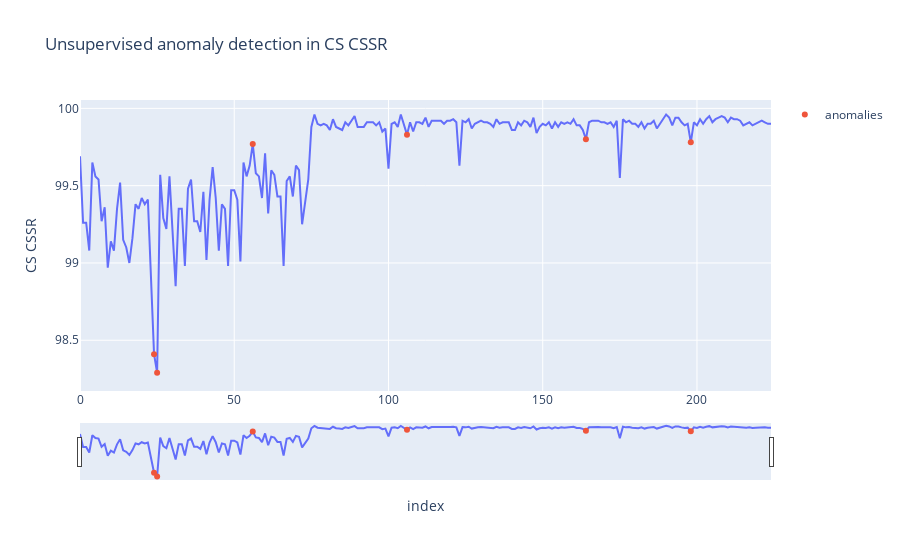

This figure's notebook cell:
### Code cell
fig = px.line(df, x='index', y='CS CSSR', title='Unsupervised anomaly detection in CS CSSR')
fig.add_trace(go.Scatter(x=lof_anomaly_df["index"].to_list(), y=lof_anomaly_df["CS CSSR"].to_list(),
                        mode='markers', name='anomalies'))
fig.update_xaxes(rangeslider_visible=True)
fig

### Figure 1 — Plotly figure (JSON) as saved in the notebook; plotly's stock layout.template omitted (floating-point values rounded to 4 significant figures; data arrays with more than 128 entries replaced by an {"elided": "..."} marker saying what was removed)
{"data": [{"hovertemplate": "index=%{x}<br>CS CSSR=%{y}<extra></extra>", "legendgroup": "", "line": {"color": "#636efa", "dash": "solid"}, "mode": "lines", "name": "", "orientation": "v", "showlegend": false, "type": "scatter", "x": {"elided": "225 int values"}, "xaxis": "x", "y": {"elided": "225 float values"}, "yaxis": "y"}, {"mode": "markers", "name": "anomalies", "type": "scatter", "x": [24, 25, 56, 106, 164, 198], "y": [98.41, 98.29, 99.77, 99.83, 99.8, 99.78]}], "layout": {"legend": {"tracegroupgap": 0}, "title": {"text": "Unsupervised anomaly detection in CS CSSR"}, "xaxis": {"anchor": "y", "domain": [0, 1], "rangeslider": {"visible": true}, "title": {"text": "index"}}, "yaxis": {"anchor": "x", "domain": [0, 1], "title": {"text": "CS CSSR"}}}}
